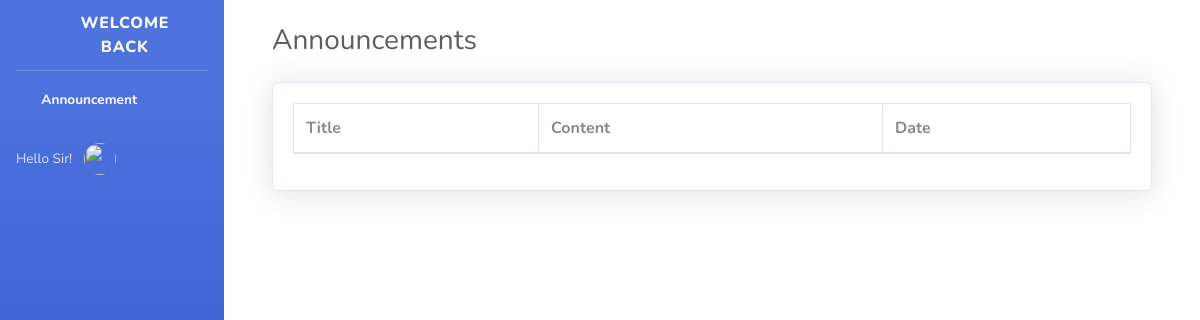
/view_announcement/, run on an earlier commit of the app's database.
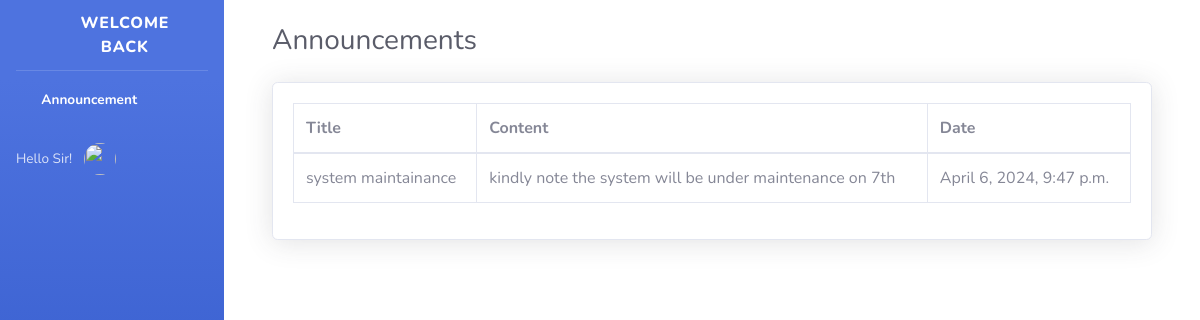
And on a later commit of the database.
### myapp/models.py (models this page shows, shortened)
class Announcement(models.Model):
    title = models.CharField(max_length=100)
    content = models.TextField()
    pub_date = models.DateTimeField(auto_now_add=True)

### myapp/views.py (the view)
# urls.py: path('view_announcement/', views.view_announcement, name='view_announcement'),
def view_announcement(request):
    announcements = Announcement.objects.all().order_by('-pub_date')
    return render(request, 'view_announcement.html', {'announcements': announcements})

### myapp/templates/view_announcement.html (shortened to what this page needs)
<!DOCTYPE html>
<html lang="en">
<head>
    {% load static %}
    <link href="{% static 'vendor/fontawesome-free/css/all.min.css' %}" rel="stylesheet" type="text/css">
    <link href="{% static 'css/sb-admin-2.min.css' %}" rel="stylesheet">
</head>
<body id="page-top">
    <div id="wrapper">
        <ul class="navbar-nav bg-gradient-primary sidebar sidebar-dark accordion" id="accordionSidebar">
            <a class="sidebar-brand d-flex align-items-center justify-content-center" href="">
                <div class="sidebar-brand-icon rotate-n-15">
                    <i class="fas fa-laugh-wink"></i>
                </div>
                <div class="sidebar-brand-text mx-3">Welcome back</div>
            </a>
            <hr class="sidebar-divider my-0">
            <li class="nav-item active">
                <a class="nav-link" href="">
                    <i class="fas fa-fw fa-tachometer-alt"></i>
                    <span>Announcement</span></a>
            </li>
            <li class="nav-item dropdown no-arrow">
                <a class="nav-link dropdown-toggle" href="#" id="userDropdown" role="button"
                    data-toggle="dropdown" aria-haspopup="true" aria-expanded="false">
                    <span class="mr-2 d-none d-lg-inline text-black-600 small">Hello Sir!</span>
                    <img class="img-profile rounded-circle"
                        src="{% static 'img/undraw_profile.svg' %}">
                </a>
            </li>
        </ul>
    <div class="container-fluid">
        {% block content %}
        <div class="container-fluid">
            <div class="d-sm-flex align-items-center justify-content-between mb-4">
                <h1 class="h3 mb-0 text-gray-800">Announcements</h1>
            </div>
            <div class="row">
                <div class="col-xl-12">
                    <div class="card shadow mb-4">
                        <div class="card-body">
                            <div class="table-responsive">
                                <table class="table table-bordered" id="dataTable" width="100%" cellspacing="0">
                                    <thead>
                                        <tr>
                                            <th>Title</th>
                                            <th>Content</th>
                                            <th>Date</th>
                                        </tr>
                                    </thead>
                                    <tbody>
                                        {% for announcement in announcements %}
                                        <tr>
                                            <td>{{ announcement.title }}</td>
                                            <td>{{ announcement.content }}</td>
                                            <td>{{ announcement.pub_date }}</td>
                                        </tr>
                                        {% endfor %}
                                    </tbody>
                                </table>
                            </div>
                        </div>
                    </div>
                </div>
            </div>
        </div>
        {% endblock %}
    </div>
    </div>
</body>
</html>

What changed in the data, as far as the page shows it:
added Announcement: title "system maintainance", content "kindly note the system will be under maintenance on 7th", pub_date "April 6, 2024, 9:47 p.m."
